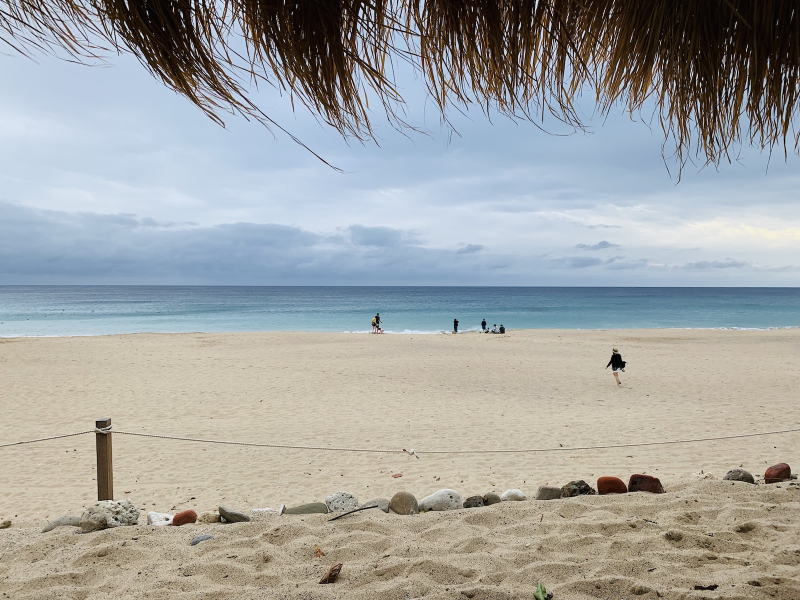
#> input picture overlay/original.jpg, 1600 x 1200 px (shown at 1/2 size)
$ python overlaydemo.py
#> lines starting #> are read from the running program, lines starting #| are printed output that depends on the picture; after the words box and inside, x2 and y2 are one past the last pixel; in counts of white or black regions, pixels touching at a corner belong together
import cv2

def overlayAlpha(original, overlay):
    overlay_rgb = overlay[:,:,0:3]
    overlay_alpha = overlay[:,:,3:]

    overlay_mask = cv2.threshold(overlay_alpha, 0, 255, cv2.THRESH_BINARY)[1]
    overlay_out = cv2.bitwise_and(overlay_rgb, overlay_rgb, mask=overlay_mask)

    original_mask = cv2.bitwise_not(overlay_mask)
    original_out = cv2.bitwise_and(original, original, mask=original_mask)
    return cv2.add(overlay_out, original_out)

def overlay(original, overlay):
    overlay_mask = cv2.cvtColor(overlay, cv2.COLOR_BGR2GRAY)
    overlay_mask = cv2.threshold(overlay_mask, 250, 255, cv2.THRESH_BINARY_INV)[1]
    overlay_out = cv2.bitwise_and(overlay, overlay, mask=overlay_mask)

    original_mask = cv2.bitwise_not(overlay_mask)
    original_out = cv2.bitwise_and(original, original, mask=original_mask)
    return cv2.add(overlay_out, original_out)

original_image = cv2.imread('original.jpg')
#> original_image is the input picture: shape (1200, 1600, 3); mean B, G, R 162.2, 163.6, 161.5
overlay_image = cv2.imread('overlay.png', -1)
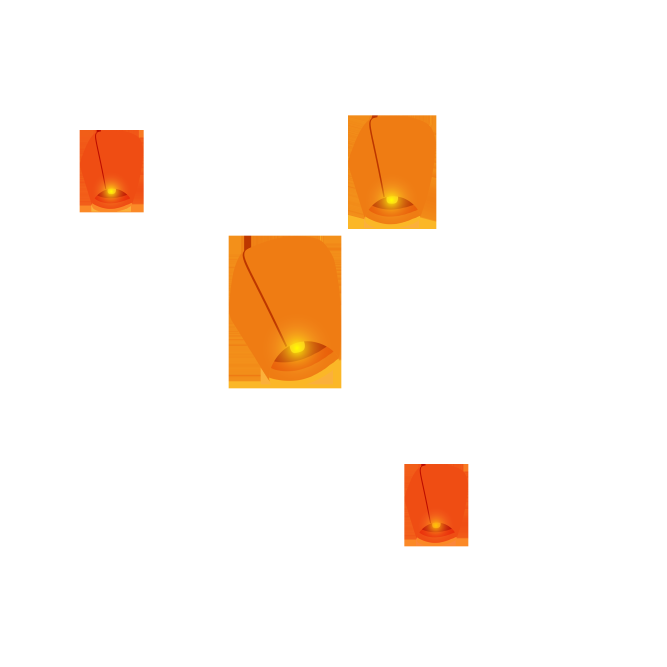
#> input picture overlay/overlay.png, 2000 x 2000 px (shown at 1/3 size)
#> overlay_image is the input picture: shape (2000, 2000, 4); mean B, G, R, A 235.1, 243.4, 253.7, 17.1
newsize = (original_image.shape[1], original_image.shape[0])
#> newsize = (1600, 1200)
overlay_image = cv2.resize(overlay_image, newsize)
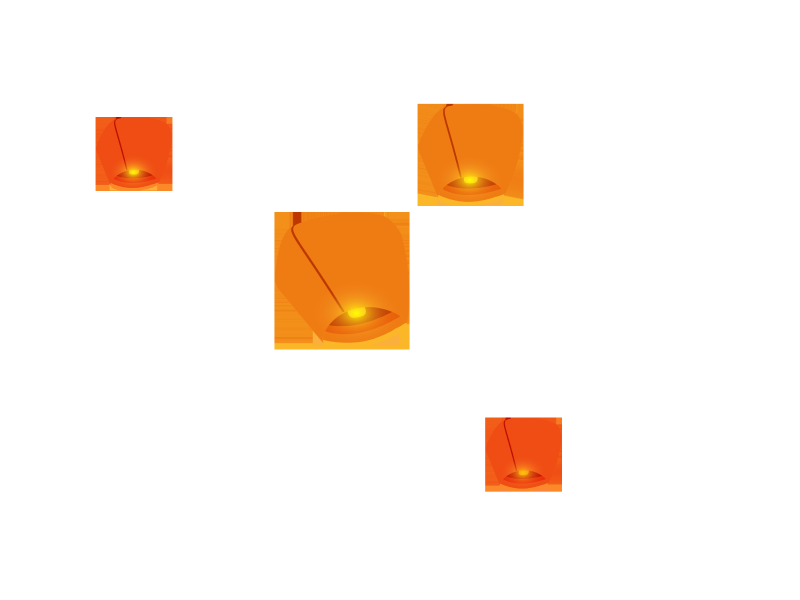
#> overlay_image: shape (1200, 1600, 4) (shown at 1/2 size); mean B, G, R, A 235.2, 243.4, 253.7, 17.1

if overlay_image.shape[2] == 4:
    image = overlayAlpha(original_image, overlay_image)
#> in overlayAlpha, `overlay_mask = cv2.threshold(overlay_alpha, 0, 255, cv2.THRESH_BINARY)..`:
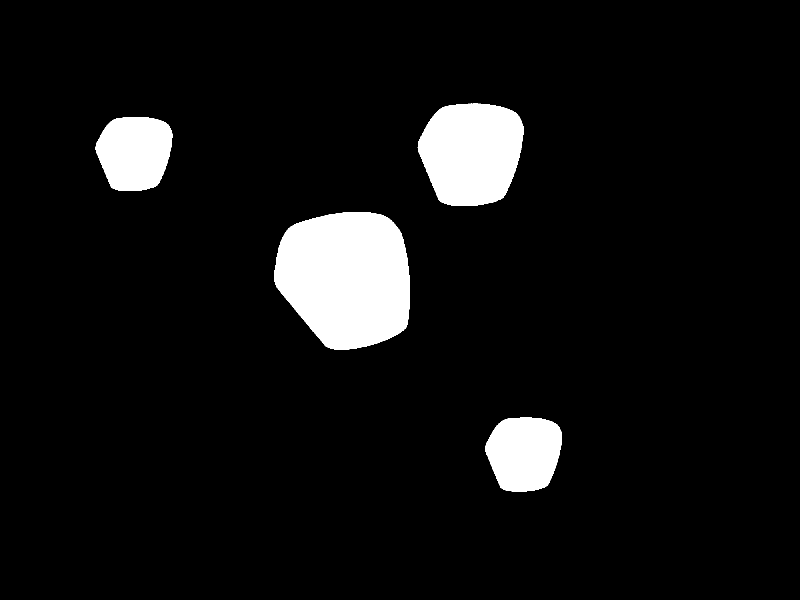
#> overlay_mask: shape (1200, 1600) (shown at 1/2 size); 6.8% white; 4 white regions, box (x1, y1, x2, y2) and area: (548, 424, 820, 699) 59926, (835, 207, 1047, 412) 34705, (970, 835, 1124, 984) 18329, (191, 234, 345, 382) 18323
#> in overlayAlpha, `overlay_out = cv2.bitwise_and(overlay_rgb, overlay_rgb, mask=overlay_m..`:
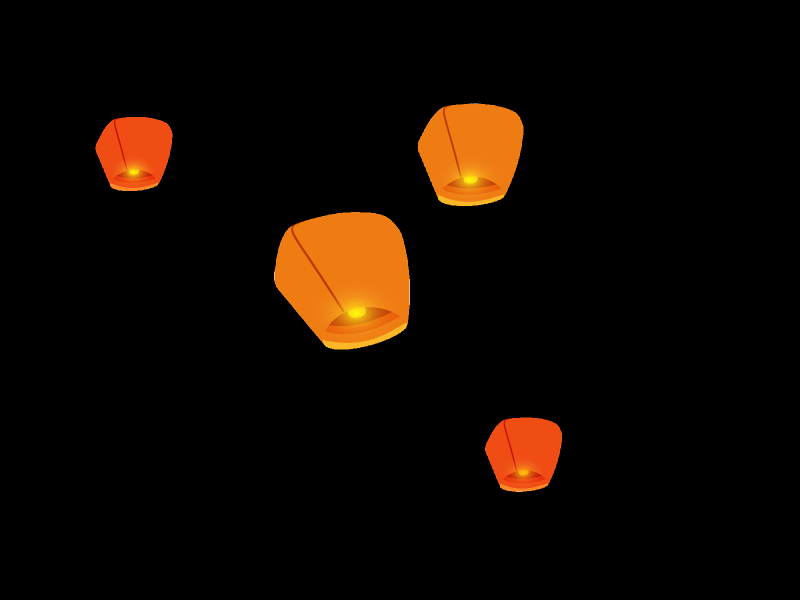
#> overlay_out: shape (1200, 1600, 3) (shown at 1/2 size); mean B, G, R 1.4, 7.9, 16.3
#> in overlayAlpha, `original_mask = cv2.bitwise_not(overlay_mask)`:
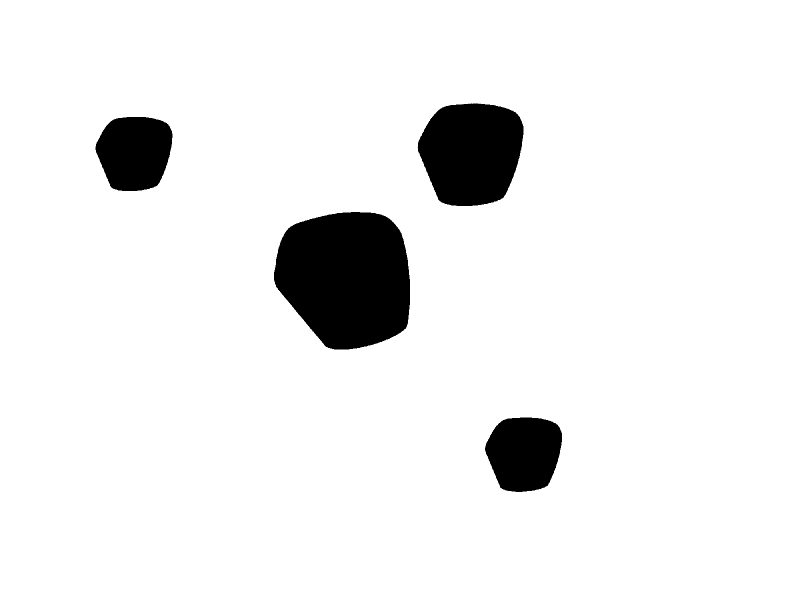
#> original_mask: shape (1200, 1600) (shown at 1/2 size); 93.2% white; 4 black regions, box (x1, y1, x2, y2) and area: (548, 424, 820, 699) 59926, (835, 207, 1047, 412) 34705, (970, 835, 1124, 984) 18329, (191, 234, 345, 382) 18323
#> in overlayAlpha, `original_out = cv2.bitwise_and(original, original, mask=original_mask)`:
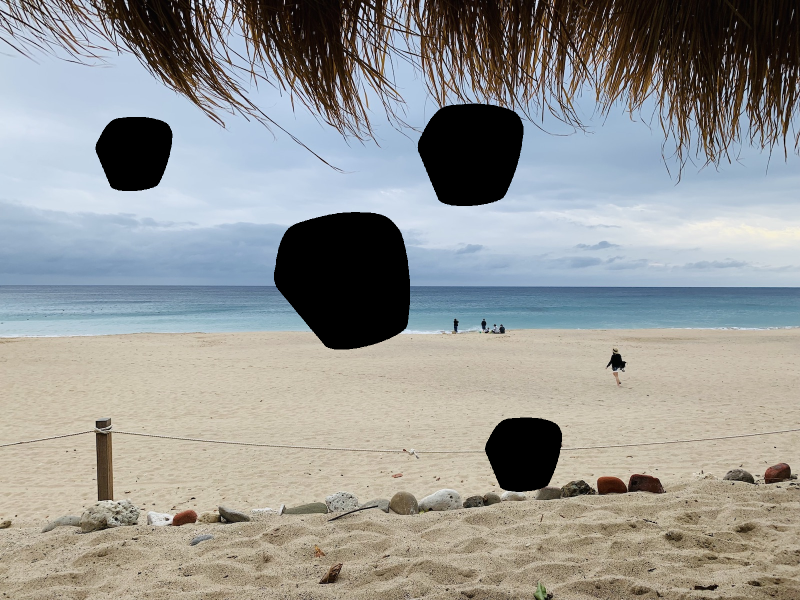
#> original_out: shape (1200, 1600, 3) (shown at 1/2 size); mean B, G, R 148.5, 150.9, 150
#> in overlayAlpha, `return cv2.add(overlay_out, original_out)`:
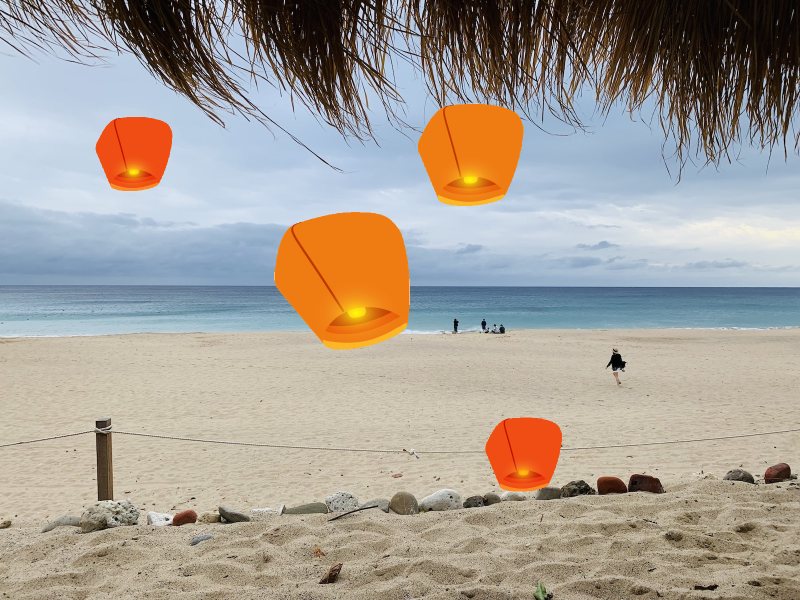
#> returned value: shape (1200, 1600, 3) (shown at 1/2 size); mean of channels 0, 1, 2 149.9, 158.8, 166.3; drawn as B, G, R
else:
    image = overlay(original_image, overlay_image)

cv2.imshow('image', image)
cv2.waitKey(0)
cv2.destroyAllWindows()
